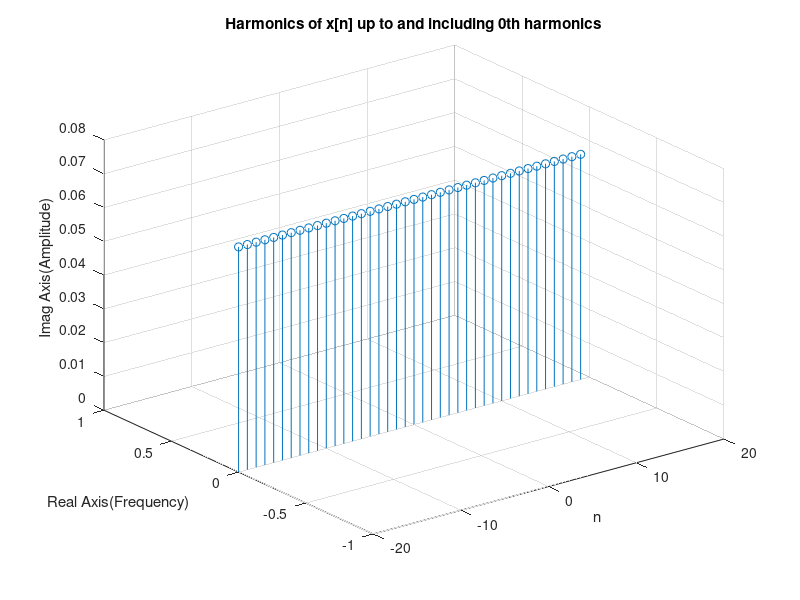
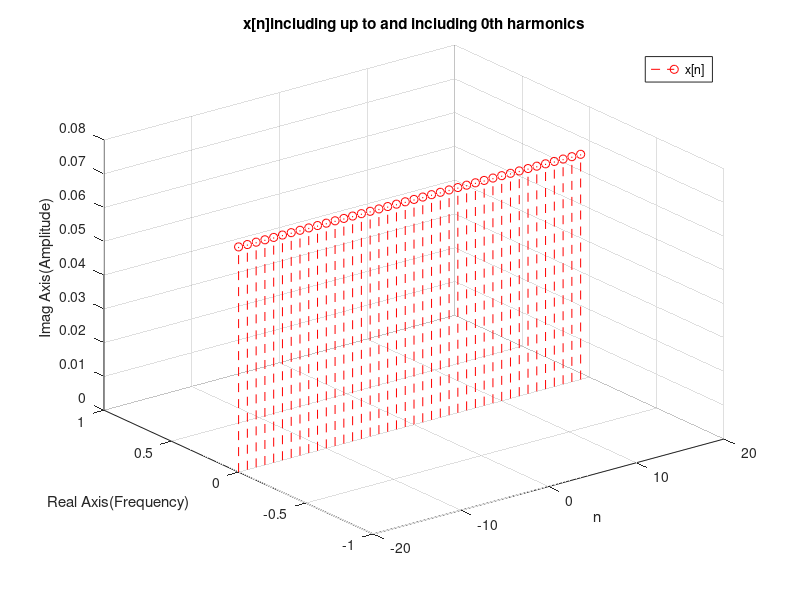
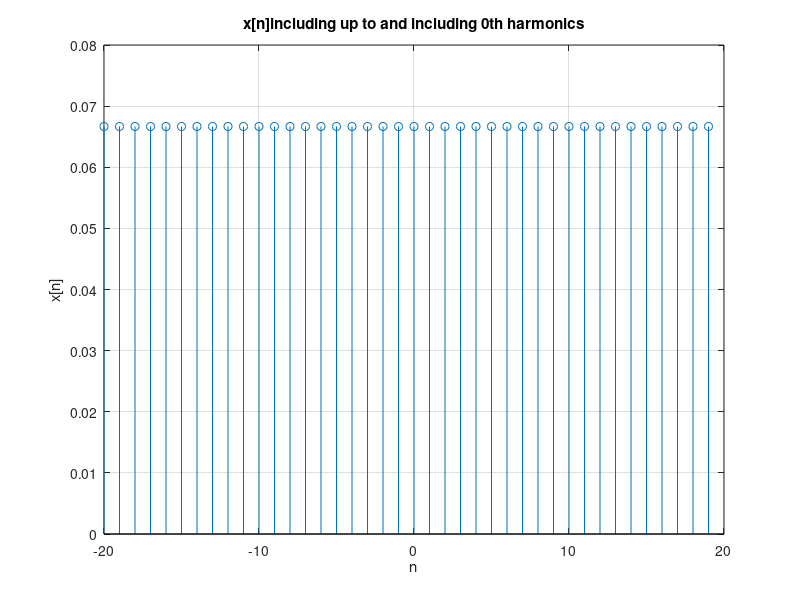
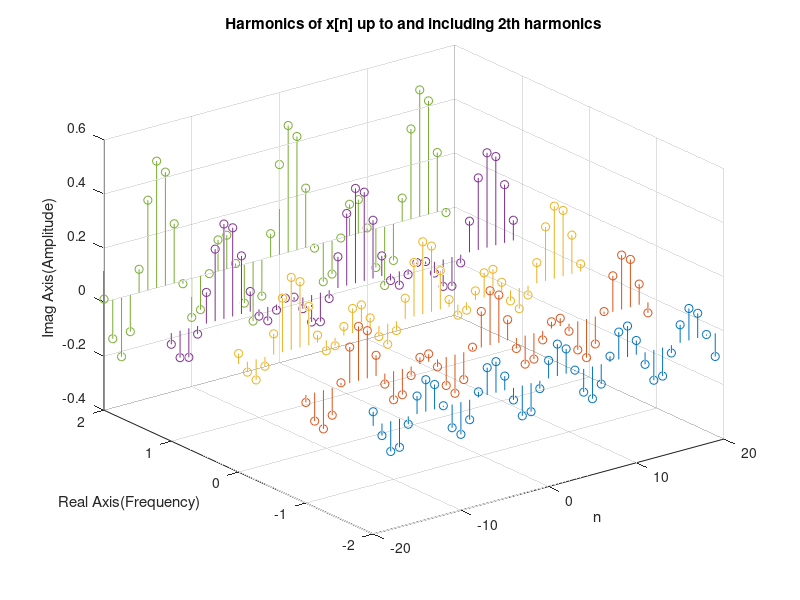

The MATLAB script that drew these images, in order:
a_k=zeros(1,15);
for k=-7:1:7
a=(1+ exp(-1i*k*((2*pi)/15))-exp(-1i*k*((28*pi)/15)))/15;
a_k(k+8)=a;
end

x=zeros(7,40);

    for i=0:2:6
        figure
    for k=-i:1:i 
        for n=-20:1:19
x(i+1,n+21)= x(i+1,n+21)+a_k(k+8)*exp(1i*k*((2*pi)/15)*n);
        end
stem3(-20:1:19, (ones(1,40)*k) , x(i+1,:))
xlabel('n')
ylabel('Real Axis(Frequency)')
zlabel('Imag Axis(Amplitude)')
title(sprintf('Harmonics of x[n] up to and including %dth harmonics', i))
grid on 
hold on
    end
figure
stem3(-20:1:19, zeros(1,40), x(i+1,:), 'r--')
legend('x[n]')
xlabel('n')
ylabel('Real Axis(Frequency)')
zlabel('Imag Axis(Amplitude)')
title(sprintf('x[n]including up to and including %dth harmonics', i))
grid on 
figure
stem(-20:1:19, x(i+1,:))
xlabel('n')
ylabel('x[n]')
title(sprintf('x[n]including up to and including %dth harmonics', i))
grid on 
    end
  
